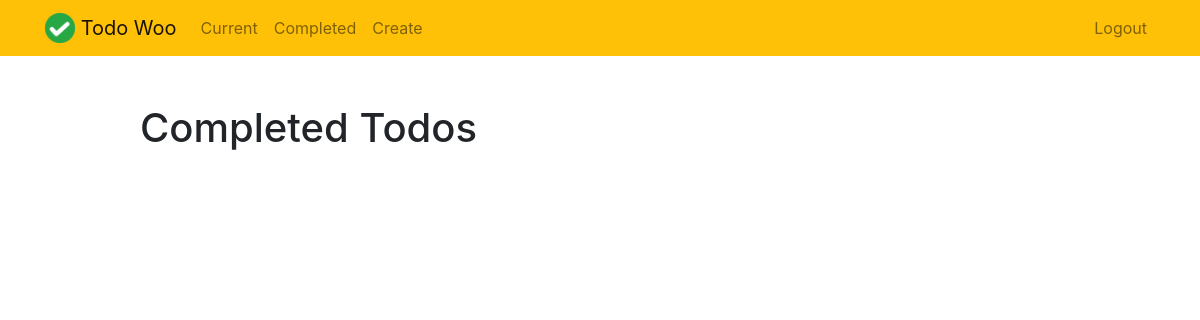
/completed/ (signed in), run on an earlier commit of the app's database.
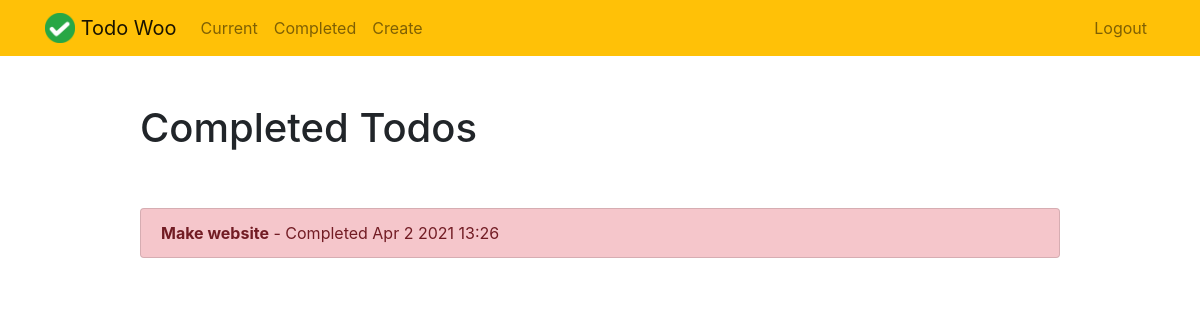
And on a later commit of the database.
### todo/models.py (models this page shows, shortened)
class Todo(models.Model):
    title = models.CharField(max_length=100)
    memo = models.TextField(blank=True)
    created = models.DateTimeField(auto_now_add=True)
    datecompleted = models.DateTimeField(null=True, blank=True)
    important = models.BooleanField(default=False)
    user = models.ForeignKey(User, on_delete=models.CASCADE)

### todo/views.py (the view)
# urls.py: path('completed/', views.completedtodos, name="completedtodos"),
@login_required
def completedtodos(request):
    todos = Todo.objects.filter(user=request.user, datecompleted__isnull=False).order_by('-datecompleted')
    return render(request, "todo/completedtodos.html",{"todos":todos})

### todo/templates/todo/completedtodos.html
{% extends "todo/base.html" %}
{% block content %}
    <div class="row justify-content-center mt-5">
        <div class="col-md-10">
            <h1>Completed Todos</h1>
        </div>
    </div>
    <div class="row justify-content-center mt-5">
        <div class="col-md-10">
            <div class="list-group">
                {% for todo in todos %}
                    <a href="{% url 'viewtodo' todo.id %}" class="list-group-item list-group-item-action{% if todo.important %} list-group-item-danger{% endif %}"><b>{{ todo.title }}</b> - Completed {{ todo.datecompleted|date:'M j Y H:i' }}</a>
                {% endfor %}
            </div>
        </div>
    </div>
{% endblock %}

What changed in the data, as far as the page shows it:
now on this page (row edited): Todo: title "Make website", datecompleted "Apr 2 2021 13:26"
